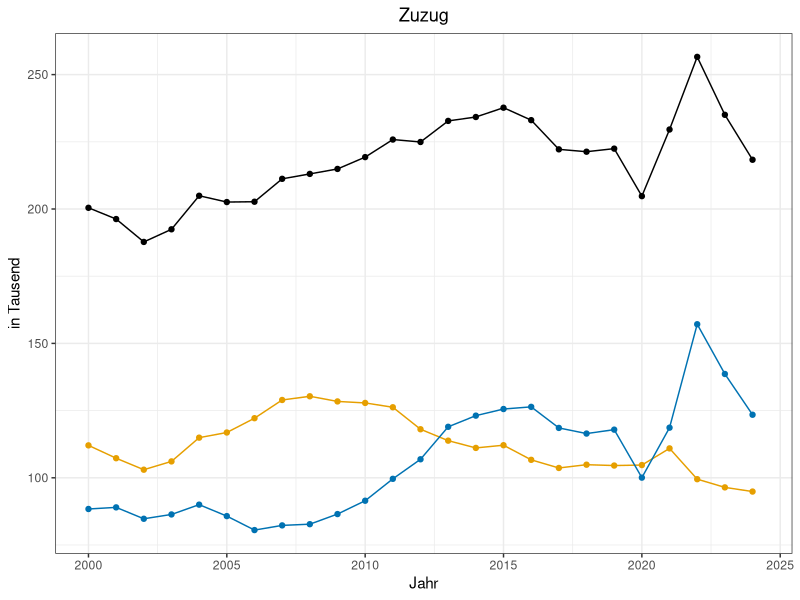
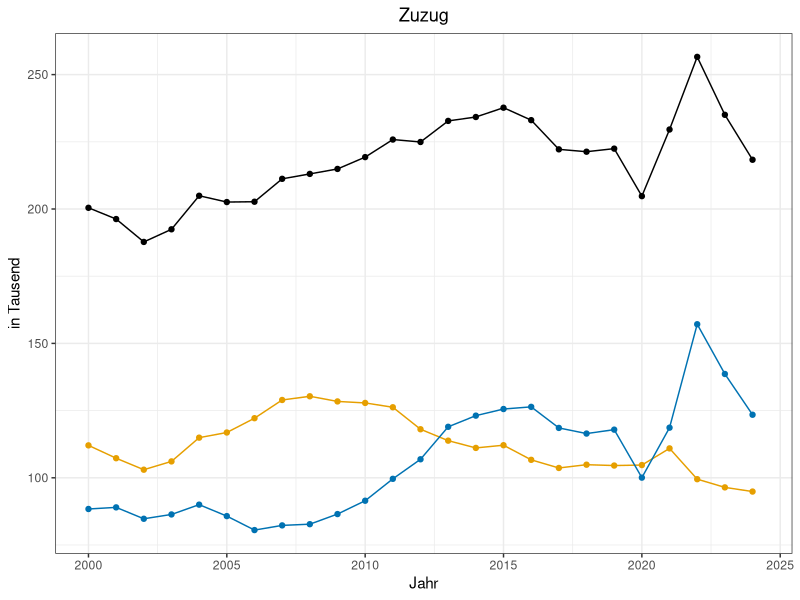

The R source for these figures, in order:
#Prepare for Data
library("ggplot2")
library("tidyverse")
library("tidyr")
library("dplyr")
library("scales")
mnew <- read.csv("Clean_Data/mnew.csv")
bnew <- read.csv("Clean_Data/bnew.csv")

#This plot shows us the trend of  population inflow into München from 2000 to 2024.
#inflow = internal migration in + external migration in
p5<- mnew%>%
  filter(sn == 26)%>%
  ggplot( aes(x = Jahr, y = Basiswert.1 + Basiswert.2, color = Ausprägung)) + geom_point()+ 
  geom_line() + facet_wrap(~Raumbezug) +
  labs(y = "in Tausend", 
       title = "Zuzug",
       color = "Staatsbürgerschaft") +
  scale_color_manual(values = c(deutsch = "#E69F00",
                                nichtdeutsch = "#0072B2",
                                insgesamt = "black"))+
  scale_y_continuous(labels = label_number(scale = 1e-3)) + #Population in thousands
  scale_x_continuous(expand = expansion(mult = c(0.05,0.06)))+ #right of x axis widens by 6% , left widens by 5%
  theme_bw()+theme(plot.title = element_text(hjust = 0.5), #Center the title
                   legend.position = "none",     #Remove Legend
                   strip.text = element_blank()) #Remove facet title

p5

#save plot
ggsave("Results/p_Zuzug.jpg", plot = p5,width = 6, height = 3)
